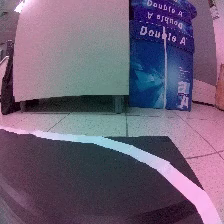
#> input picture frame 5 of test_img/road_following_dataset_xy_blackground/dataset_xy/test.mp4, 224 x 224 px, given in place of output.avi, which was not available
$ python control.py
#> lines starting #> are read from the running program, lines starting #| are printed output that depends on the picture; after the words box and inside, x2 and y2 are one past the last pixel; in counts of white or black regions, pixels touching at a corner belong together; pictures that were not available may be replaced by others from this repository, and a replacement may not be noted
import cv2
import numpy as np
from numba import jit

@jit
def catch_lane_line(src):

	height, width = src.shape[:2]

	half = src
	half[0:int(height/2), 0:width] = (0,0,0)

	cv2.cvtColor(src, cv2.COLOR_BGR2GRAY )


	hsv = cv2.cvtColor(half, cv2.COLOR_BGR2HSV)

	lower_white = np.array([0, 0, 200])
	upper_white = np.array([200, 255, 255])
	mask = cv2.inRange(hsv, lower_white, upper_white)

	white = cv2.bitwise_and(hsv, hsv, mask = mask)

	rgb = cv2.cvtColor(white, cv2.COLOR_HSV2RGB)
	gray = cv2.cvtColor(rgb, cv2. COLOR_BGR2GRAY)

	eq_hist = cv2.equalizeHist(gray)

	ret, binary = cv2.threshold(eq_hist, 20, 255, cv2.THRESH_BINARY)
	kernel = np.ones((5,5), np.uint8)
	opening = cv2.morphologyEx(binary, cv2.MORPH_OPEN, kernel, iterations = 1)
	closing = cv2.morphologyEx(opening, cv2.MORPH_CLOSE, kernel, iterations = 2)
	return closing

@jit
def find_corner(src):
	height, width = src.shape[:2]
	half_height = int(height/2)
	half_width = int(width / 2)
	p0_x = 0
	p0_y = height - 1
	p1_x = width - 1
	p1_y = height - 1
	p2_x = width - 1
	p2_y = half_height
	p3_x = 0
	p3_y = 0

	flag = False
	for y in range(height - 1, half_height, -1):
		for x in range(0, half_width):
			if(src[y,x] >= 255):
				p0_x = x
				p0_y = y
				flag = True
				break
		if(flag):
			break

	flag = False
	for y in range(height - 1, half_height, -1):
		for x in range(width - 1, half_width, -1):
			if(src[y,x] >= 255):
				p1_x = x
				p1_y = y
				flag = True
				break
		if(flag):
			break

	flag = False
	for y in range(half_height, height):
		for x in range(width - 1, half_width, -1):
			if(src[y,x] >= 255):
				p2_x = x
				p2_y = y
				flag = True
				break
		if(flag):
			break

	flag = False
	for y in range(half_height, height):
		for x in range(0, half_width):
			if(src[y,x] >= 255):
				p3_x = x
				p3_y = y
				flag = True
				break
		if(flag):
			break

	points = np.array([[p0_x, p0_y], [p1_x, p1_y], [p2_x, p2_y], [p3_x, p3_y]])
	return points

@jit
def compute_mid_offset(pt1,pt2):
	mid = (pt1[0]+pt2[0])/2
	return mid, mid-390

@jit
def fix(offset):
	left_speed = 0.3
	right_speed = 0.3
	if(offset>30):
		diff = (offset-30)/30*0.04
		left_speed = left_speed+0.04 if diff > 0.04 else left_speed + diff
	if(offset<-30):
		offset =abs(offset)
		diff = (offset-30)/30*0.05
		right_speed = right_speed + 0.05 if diff > 0.05 else right_speed + diff
	return left_speed, right_speed

if __name__ == '__main__':
	cap = cv2.VideoCapture('output.avi')

	while cap.isOpened():
		ret, frame = cap.read()
#> frame is the input picture: shape (224, 224, 3); mean B, G, R 117.9, 95.5, 110
		if not ret:
			print("Can't receive frame (stream end?). Exiting ...")
			break

		lane_line = catch_lane_line(frame)
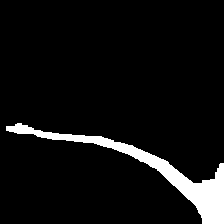
#> lane_line: shape (224, 224); 6.6% white; 1 white region, box (x1, y1, x2, y2) and area: (6, 123, 224, 224) 3287
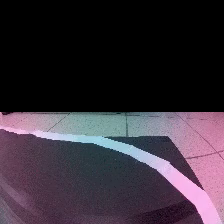
#> frame: shape (224, 224, 3); mean B, G, R 56.3, 46.4, 55.4
		points = find_corner(lane_line)
#> points = [[107, 147], [223, 223], [113, 140], [17, 123]]
#> (the run stopped early here; a loop or call above may not have finished)

$ run again, starting later in the video
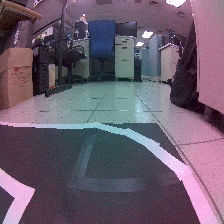
#> input picture frame 22 of test_img/road_following_dataset_xy_blackground/dataset_xy/test.mp4, 224 x 224 px, given in place of output.avi, which was not available
#> frame is the input picture: shape (224, 224, 3); mean B, G, R 110.2, 93.6, 107.7
#> `lane_line = catch_lane_line(frame)`:
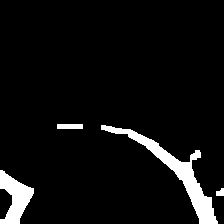
#> lane_line: shape (224, 224); 6.1% white; 4 white regions, box (x1, y1, x2, y2) and area: (101, 125, 218, 224) 1907, (0, 170, 34, 224) 971, (57, 124, 83, 129) 130, (216, 188, 224, 196) 50
#> `lane_line = catch_lane_line(frame)`:
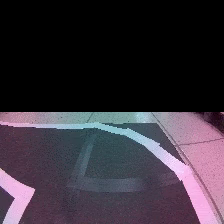
#> frame: shape (224, 224, 3); mean B, G, R 57.7, 48, 55.5
#> points = [[0, 223], [217, 223], [114, 127], [57, 124]]

$ run again, starting later in the video
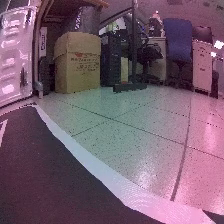
#> input picture frame 40 of test_img/road_following_dataset_xy_blackground/dataset_xy/test.mp4, 224 x 224 px, given in place of output.avi, which was not available
#> frame is the input picture: shape (224, 224, 3); mean B, G, R 111.5, 94.9, 119.4
#> `lane_line = catch_lane_line(frame)`:
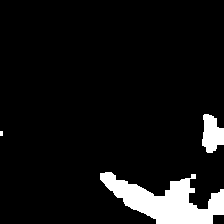
#> lane_line: shape (224, 224); 7.7% white; 3 white regions (1 under 20 px), largest, box (x1, y1, x2, y2) and area: (100, 172, 224, 224) 3231, (202, 114, 224, 153) 612
#> `lane_line = catch_lane_line(frame)`:
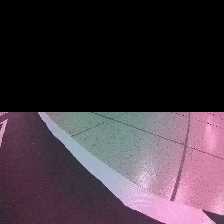
#> frame: shape (224, 224, 3); mean B, G, R 64.1, 54.5, 67.6
#> points = [[110, 190], [212, 223], [208, 114], [0, 131]]
